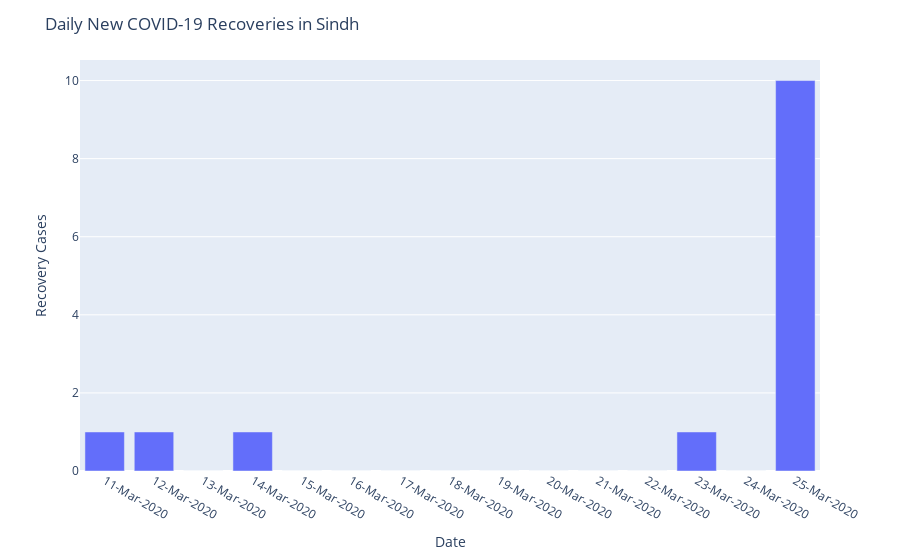

The notebook cell saved with this chart:
### Code cell
recover('Sindh')
# recover('Punjab')
# recover('KP')
# recover('ICT')
# recover('Balochistan')
# recover('AJK')
# recover('GB')

### Figure 1 — Plotly figure (JSON) as saved in the notebook; plotly's stock layout.template omitted (floating-point values rounded to 4 significant figures)
{"data": [{"alignmentgroup": "True", "hoverlabel": {"namelength": 0}, "hovertemplate": "x=%{x}<br>y=%{y}", "legendgroup": "", "marker": {"color": "#636efa"}, "name": "", "offsetgroup": "", "orientation": "v", "showlegend": false, "textposition": "auto", "type": "bar", "x": ["11-Mar-2020", "12-Mar-2020", "13-Mar-2020", "14-Mar-2020", "15-Mar-2020", "16-Mar-2020", "17-Mar-2020", "18-Mar-2020", "19-Mar-2020", "20-Mar-2020", "21-Mar-2020", "22-Mar-2020", "23-Mar-2020", "24-Mar-2020", "25-Mar-2020"], "xaxis": "x", "y": [1, 1, 0, 1, 0, 0, 0, 0, 0, 0, 0, 0, 1, 0, 10], "yaxis": "y"}], "layout": {"barmode": "relative", "legend": {"tracegroupgap": 0}, "margin": {"t": 60}, "title": {"text": "Daily New COVID-19 Recoveries in Sindh"}, "xaxis": {"anchor": "y", "domain": [0, 1], "title": {"text": "Date"}}, "yaxis": {"anchor": "x", "domain": [0, 1], "title": {"text": "Recovery Cases"}}}}
